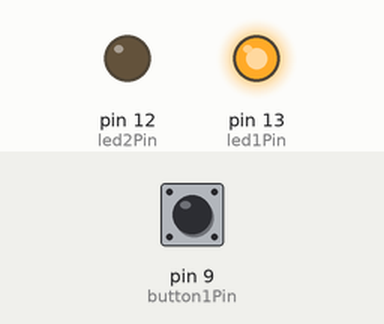
This sketch was run on a simulated Arduino Uno, built with avr-gcc and run on an emulated ATmega328P. On the bench: output pins drawn as LEDs (lit = HIGH). The test bench sets the inputs (shaded band); at power-on: pin 9 (button1Pin) HIGH. What the sketch prints to the serial monitor is not drawn.

Above: at 0.1 s.
At 1.2 s:
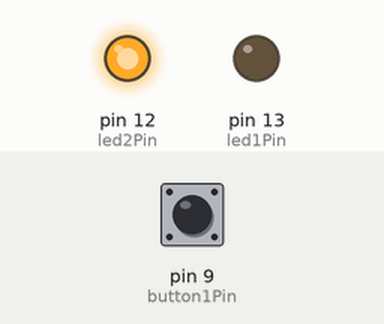
1.3 s: pin 9 (button1Pin) pulled LOW for 3.2 s
At 1.7 s:
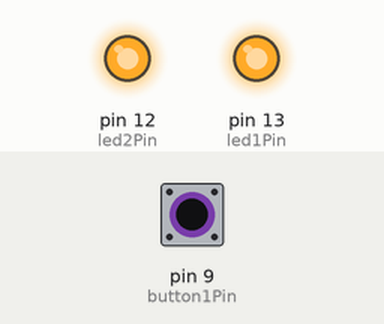
Timing chart, 0 to 13.5 s (numbered marks = the images above; inputs shaded):
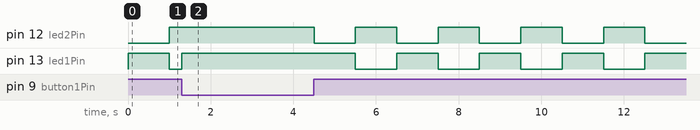

The sketch:

Timer_demo2.ino
```cpp
#include <elapsedMillis.h>

elapsedMillis timeElapsed; //declare global if you don't want it reset every time loop runs

//Delcaring the button and LED Pins
#define button1Pin 9
#define led1Pin 13
#define led2Pin 12
int onoff=0;//0 lights are off 1 light are on
void setup() {

  pinMode(led1Pin, OUTPUT);
  pinMode(led2Pin, OUTPUT);
  pinMode(button1Pin, INPUT);
  Serial.begin(115200);
}
void loop() {
  if (digitalRead(button1Pin) == LOW) {
    // turn LEDS on:
    Serial.println("on");
    digitalWrite(led1Pin, HIGH);
    digitalWrite(led2Pin, HIGH);
    onoff=1;
  } else if(digitalRead(button1Pin)==HIGH) {
    // turn LEDs off:
    if(onoff==1){
      digitalWrite(led1Pin, LOW);
      digitalWrite(led2Pin, LOW);
      onoff=0;
      timeElapsed=0;//reset timer to 0
    }
    if(timeElapsed<1000){//if less than a second has elaped turn first led on
        digitalWrite(led1Pin, HIGH);   // turn the LED on (HIGH is the voltage level)
      }
    if(timeElapsed>1000 && timeElapsed<2000){ // if more than a second has passed and less than 2 turn led 1 off and turn led 2 on
        digitalWrite(led1Pin, LOW);    // turn the LED off by making the voltage LOW
        digitalWrite(led2Pin, HIGH);   // turn the LED on (HIGH is the voltage level)
      }
     if(timeElapsed>2000){            // // if more than a 4 seconds have passed turn led 4 off and reset the timer to 0
        digitalWrite(led2Pin, LOW);    // turn the LED off by making the voltage LOW
        timeElapsed=0;  //Set timer to 0
     }

  }
}
```

Measured:
- by itself, pin 12 (led2Pin): alternates HIGH for 1.0 s and LOW for 1.0 s
- by itself, pin 13 (led1Pin): repeats every 2.0 s: LOW 1.0 s, HIGH 1.0 s
